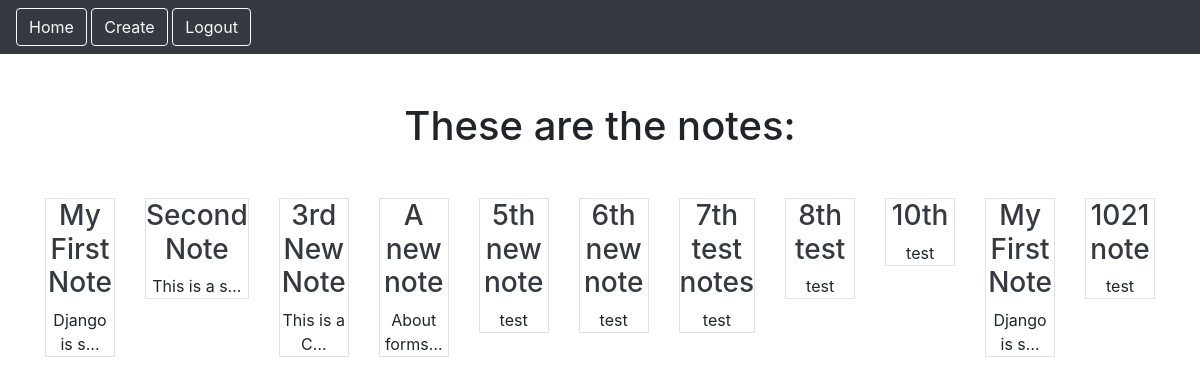
Page /smart/notes (signed in) on the committed database.
### notes/models.py (models this page shows)
class Notes(models.Model):
    title = models.CharField(max_length=200)
    text = models.TextField()
    created = models.DateTimeField(auto_now_add=True)
    user = models.ForeignKey(User, on_delete=models.CASCADE, related_name="notes")

### notes/views.py (the view)
# urls.py: path('notes', views.NotesListView.as_view(), name="notes.list"),
class NotesListView(LoginRequiredMixin, ListView):
    model = Notes
    context_object_name = 'notes'
    template_name = "notes/notes_list.html"
    login_url = "/admin"
    def get_queryset(self):
        return self.request.user.notes.all()

### notes/templates/notes/notes_list.html
{% extends "base.html" %}
{% block content %}
    <h1 class="my-5">
        These are the notes:
    </h1>
    <div class="row row-cols3 g-2">
        {% for note in notes %}
        <div class="col">
            <div class="p-e border">
                <a href="{% url 'notes.detail' pk=note.id %}" class="text-dark text-decoration-non">
                    <h3>{{note.title}}</h3>
                </a>
                {{note.text|truncatechars:12}}
            </div>
        </div>
        {% endfor %}
    </div>
{% endblock %}

### static/templates/base.html (shortened to what this page needs)
{% load static %}
<html>
    <head>
        <link rel="stylesheet" type="text/css" href="{% static 'css/style.css' %}">
        <link rel="stylesheet" href="https://cdn.jsdelivr.net/npm/bootstrap@4.4.1/dist/css/bootstrap.min.css">
    </head>
    <body>
        <nav class="navbar navbar-dark bg-dark">
            <div class="ms-auto">
                {% if user.is_authenticated %}
                <a href="{% url 'notes.list'%}" class="btn btn-outline-light me-1">Home</a>
                <a href="{% url 'notes.new'%}" class="btn btn-outline-light me-1">Create</a>
                <a href="{% url 'logout'%}" class="btn btn-outline-light me-1">Logout</a>
                {% else %}
                <a href="{% url 'login'%}" class="btn btn-outline-light me-1">Login</a>
                <a href="{% url 'signup'%}" class="btn btn-outline-light me-1">Signup</a>
                {% endif %}
            </div>
        </nav>
        <div class = "my-5 text-center container">
            {% block content %}
            {% endblock %}
        </div>
    </body>
</html>

### rows in the picture
Notes: title "My First Note", text "Django is s…"
Notes: title "Second Note", text "This is a s…"
Notes: title "3rd New Note", text "This is a C…"
Notes: title "A new note", text "About forms…"
Notes: title "5th new note", text "test"
Notes: title "6th new note", text "test"
Notes: title "7th test notes", text "test"
Notes: title "8th test", text "test"
Notes: title "10th", text "test"
Notes: title "My First Note", text "Django is s…"
Notes: title "1021 note", text "test"
